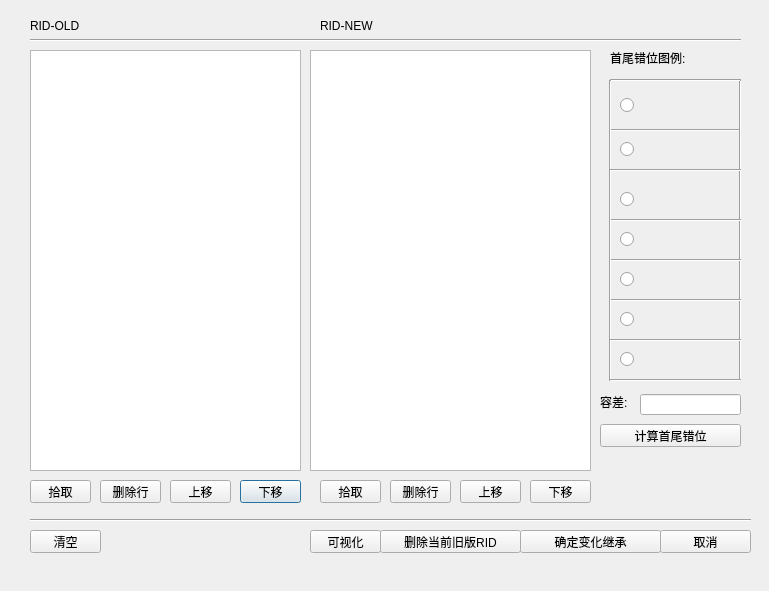
<?xml version="1.0" encoding="UTF-8"?>
<ui version="4.0">
 <class>Dialog</class>
 <widget class="QDialog" name="Dialog">
  <property name="geometry">
   <rect>
    <x>0</x>
    <y>0</y>
    <width>769</width>
    <height>591</height>
   </rect>
  </property>
  <property name="windowTitle">
   <string>Dialog</string>
  </property>
  <widget class="QPushButton" name="down_old">
   <property name="geometry">
    <rect>
     <x>240</x>
     <y>480</y>
     <width>61</width>
     <height>23</height>
    </rect>
   </property>
   <property name="text">
    <string>下移</string>
   </property>
  </widget>
  <widget class="QLabel" name="label_7">
   <property name="geometry">
    <rect>
     <x>640</x>
     <y>270</y>
     <width>71</width>
     <height>31</height>
    </rect>
   </property>
   <property name="text">
    <string/>
   </property>
   <property name="pixmap">
    <pixmap>../images/5.png</pixmap>
   </property>
  </widget>
  <widget class="QRadioButton" name="radioButton_2">
   <property name="geometry">
    <rect>
     <x>620</x>
     <y>140</y>
     <width>115</width>
     <height>19</height>
    </rect>
   </property>
   <property name="text">
    <string/>
   </property>
  </widget>
  <widget class="QLabel" name="label_3">
   <property name="geometry">
    <rect>
     <x>640</x>
     <y>90</y>
     <width>71</width>
     <height>31</height>
    </rect>
   </property>
   <property name="text">
    <string/>
   </property>
   <property name="pixmap">
    <pixmap>../images/1.png</pixmap>
   </property>
  </widget>
  <widget class="QLineEdit" name="tolerance">
   <property name="geometry">
    <rect>
     <x>640</x>
     <y>394</y>
     <width>101</width>
     <height>21</height>
    </rect>
   </property>
  </widget>
  <widget class="Line" name="line_8">
   <property name="geometry">
    <rect>
     <x>610</x>
     <y>120</y>
     <width>131</width>
     <height>20</height>
    </rect>
   </property>
   <property name="orientation">
    <enum>Qt::Horizontal</enum>
   </property>
  </widget>
  <widget class="Line" name="line">
   <property name="geometry">
    <rect>
     <x>730</x>
     <y>80</y>
     <width>20</width>
     <height>301</height>
    </rect>
   </property>
   <property name="orientation">
    <enum>Qt::Vertical</enum>
   </property>
  </widget>
  <widget class="QPushButton" name="up_old">
   <property name="geometry">
    <rect>
     <x>170</x>
     <y>480</y>
     <width>61</width>
     <height>23</height>
    </rect>
   </property>
   <property name="text">
    <string>上移</string>
   </property>
  </widget>
  <widget class="Line" name="line_6">
   <property name="geometry">
    <rect>
     <x>610</x>
     <y>70</y>
     <width>131</width>
     <height>20</height>
    </rect>
   </property>
   <property name="orientation">
    <enum>Qt::Horizontal</enum>
   </property>
  </widget>
  <widget class="Line" name="line_11">
   <property name="geometry">
    <rect>
     <x>610</x>
     <y>250</y>
     <width>131</width>
     <height>20</height>
    </rect>
   </property>
   <property name="orientation">
    <enum>Qt::Horizontal</enum>
   </property>
  </widget>
  <widget class="QPushButton" name="del_new">
   <property name="geometry">
    <rect>
     <x>390</x>
     <y>480</y>
     <width>61</width>
     <height>23</height>
    </rect>
   </property>
   <property name="text">
    <string>删除行</string>
   </property>
  </widget>
  <widget class="Line" name="line_12">
   <property name="geometry">
    <rect>
     <x>610</x>
     <y>290</y>
     <width>131</width>
     <height>20</height>
    </rect>
   </property>
   <property name="orientation">
    <enum>Qt::Horizontal</enum>
   </property>
  </widget>
  <widget class="QLabel" name="label">
   <property name="geometry">
    <rect>
     <x>600</x>
     <y>394</y>
     <width>41</width>
     <height>16</height>
    </rect>
   </property>
   <property name="text">
    <string>容差:</string>
   </property>
  </widget>
  <widget class="QRadioButton" name="radioButton_4">
   <property name="geometry">
    <rect>
     <x>620</x>
     <y>230</y>
     <width>21</width>
     <height>19</height>
    </rect>
   </property>
   <property name="text">
    <string/>
   </property>
  </widget>
  <widget class="QLabel" name="label_9">
   <property name="geometry">
    <rect>
     <x>30</x>
     <y>20</y>
     <width>283</width>
     <height>12</height>
    </rect>
   </property>
   <property name="text">
    <string>RID-OLD</string>
   </property>
  </widget>
  <widget class="QLabel" name="label_6">
   <property name="geometry">
    <rect>
     <x>640</x>
     <y>220</y>
     <width>71</width>
     <height>41</height>
    </rect>
   </property>
   <property name="text">
    <string/>
   </property>
   <property name="pixmap">
    <pixmap>../images/4.png</pixmap>
   </property>
  </widget>
  <widget class="QPushButton" name="pick_new">
   <property name="geometry">
    <rect>
     <x>320</x>
     <y>480</y>
     <width>61</width>
     <height>23</height>
    </rect>
   </property>
   <property name="text">
    <string>拾取</string>
   </property>
  </widget>
  <widget class="QPushButton" name="down_new">
   <property name="geometry">
    <rect>
     <x>530</x>
     <y>480</y>
     <width>61</width>
     <height>23</height>
    </rect>
   </property>
   <property name="text">
    <string>下移</string>
   </property>
  </widget>
  <widget class="QTableWidget" name="rid_tab_new">
   <property name="geometry">
    <rect>
     <x>310</x>
     <y>50</y>
     <width>281</width>
     <height>421</height>
    </rect>
   </property>
   <attribute name="horizontalHeaderStretchLastSection">
    <bool>true</bool>
   </attribute>
  </widget>
  <widget class="QLabel" name="label_10">
   <property name="geometry">
    <rect>
     <x>320</x>
     <y>20</y>
     <width>283</width>
     <height>12</height>
    </rect>
   </property>
   <property name="text">
    <string>RID-NEW</string>
   </property>
  </widget>
  <widget class="QLabel" name="label_11">
   <property name="geometry">
    <rect>
     <x>640</x>
     <y>350</y>
     <width>81</width>
     <height>31</height>
    </rect>
   </property>
   <property name="text">
    <string/>
   </property>
   <property name="pixmap">
    <pixmap>../images/7.png</pixmap>
   </property>
  </widget>
  <widget class="QTableWidget" name="rid_tab_old">
   <property name="geometry">
    <rect>
     <x>30</x>
     <y>50</y>
     <width>271</width>
     <height>421</height>
    </rect>
   </property>
   <attribute name="horizontalHeaderStretchLastSection">
    <bool>true</bool>
   </attribute>
  </widget>
  <widget class="QPushButton" name="cancel_btn">
   <property name="geometry">
    <rect>
     <x>660</x>
     <y>530</y>
     <width>91</width>
     <height>23</height>
    </rect>
   </property>
   <property name="text">
    <string>取消</string>
   </property>
  </widget>
  <widget class="QPushButton" name="visual_btn">
   <property name="geometry">
    <rect>
     <x>310</x>
     <y>530</y>
     <width>71</width>
     <height>23</height>
    </rect>
   </property>
   <property name="text">
    <string>可视化</string>
   </property>
  </widget>
  <widget class="Line" name="line_7">
   <property name="geometry">
    <rect>
     <x>30</x>
     <y>510</y>
     <width>721</width>
     <height>20</height>
    </rect>
   </property>
   <property name="orientation">
    <enum>Qt::Horizontal</enum>
   </property>
  </widget>
  <widget class="QPushButton" name="up_new">
   <property name="geometry">
    <rect>
     <x>460</x>
     <y>480</y>
     <width>61</width>
     <height>23</height>
    </rect>
   </property>
   <property name="text">
    <string>上移</string>
   </property>
  </widget>
  <widget class="QRadioButton" name="radioButton_3">
   <property name="geometry">
    <rect>
     <x>620</x>
     <y>190</y>
     <width>115</width>
     <height>19</height>
    </rect>
   </property>
   <property name="text">
    <string/>
   </property>
  </widget>
  <widget class="QPushButton" name="first_tail_btn">
   <property name="geometry">
    <rect>
     <x>600</x>
     <y>424</y>
     <width>141</width>
     <height>23</height>
    </rect>
   </property>
   <property name="text">
    <string>计算首尾错位</string>
   </property>
  </widget>
  <widget class="QRadioButton" name="radioButton_7">
   <property name="geometry">
    <rect>
     <x>620</x>
     <y>350</y>
     <width>51</width>
     <height>19</height>
    </rect>
   </property>
   <property name="text">
    <string/>
   </property>
  </widget>
  <widget class="Line" name="line_10">
   <property name="geometry">
    <rect>
     <x>610</x>
     <y>210</y>
     <width>131</width>
     <height>20</height>
    </rect>
   </property>
   <property name="orientation">
    <enum>Qt::Horizontal</enum>
   </property>
  </widget>
  <widget class="Line" name="line_2">
   <property name="geometry">
    <rect>
     <x>600</x>
     <y>80</y>
     <width>20</width>
     <height>301</height>
    </rect>
   </property>
   <property name="orientation">
    <enum>Qt::Vertical</enum>
   </property>
  </widget>
  <widget class="QLabel" name="label_8">
   <property name="geometry">
    <rect>
     <x>640</x>
     <y>310</y>
     <width>81</width>
     <height>31</height>
    </rect>
   </property>
   <property name="text">
    <string/>
   </property>
   <property name="pixmap">
    <pixmap>../images/6.png</pixmap>
   </property>
  </widget>
  <widget class="Line" name="line_5">
   <property name="geometry">
    <rect>
     <x>30</x>
     <y>30</y>
     <width>711</width>
     <height>20</height>
    </rect>
   </property>
   <property name="orientation">
    <enum>Qt::Horizontal</enum>
   </property>
  </widget>
  <widget class="QPushButton" name="clear_btn">
   <property name="geometry">
    <rect>
     <x>30</x>
     <y>530</y>
     <width>71</width>
     <height>23</height>
    </rect>
   </property>
   <property name="text">
    <string>清空</string>
   </property>
  </widget>
  <widget class="QPushButton" name="ok_btn">
   <property name="geometry">
    <rect>
     <x>520</x>
     <y>530</y>
     <width>141</width>
     <height>23</height>
    </rect>
   </property>
   <property name="text">
    <string>确定变化继承</string>
   </property>
  </widget>
  <widget class="QLabel" name="label_5">
   <property name="geometry">
    <rect>
     <x>640</x>
     <y>180</y>
     <width>81</width>
     <height>31</height>
    </rect>
   </property>
   <property name="text">
    <string/>
   </property>
   <property name="pixmap">
    <pixmap>../images/3.png</pixmap>
   </property>
  </widget>
  <widget class="QRadioButton" name="radioButton_1">
   <property name="geometry">
    <rect>
     <x>620</x>
     <y>90</y>
     <width>61</width>
     <height>31</height>
    </rect>
   </property>
   <property name="text">
    <string/>
   </property>
  </widget>
  <widget class="Line" name="line_9">
   <property name="geometry">
    <rect>
     <x>610</x>
     <y>160</y>
     <width>131</width>
     <height>20</height>
    </rect>
   </property>
   <property name="orientation">
    <enum>Qt::Horizontal</enum>
   </property>
  </widget>
  <widget class="Line" name="line_13">
   <property name="geometry">
    <rect>
     <x>610</x>
     <y>330</y>
     <width>131</width>
     <height>20</height>
    </rect>
   </property>
   <property name="orientation">
    <enum>Qt::Horizontal</enum>
   </property>
  </widget>
  <widget class="Line" name="line_14">
   <property name="geometry">
    <rect>
     <x>610</x>
     <y>370</y>
     <width>131</width>
     <height>20</height>
    </rect>
   </property>
   <property name="orientation">
    <enum>Qt::Horizontal</enum>
   </property>
  </widget>
  <widget class="QRadioButton" name="radioButton_5">
   <property name="geometry">
    <rect>
     <x>620</x>
     <y>270</y>
     <width>21</width>
     <height>19</height>
    </rect>
   </property>
   <property name="text">
    <string/>
   </property>
  </widget>
  <widget class="QPushButton" name="del_btn">
   <property name="geometry">
    <rect>
     <x>380</x>
     <y>530</y>
     <width>141</width>
     <height>23</height>
    </rect>
   </property>
   <property name="text">
    <string>删除当前旧版RID</string>
   </property>
  </widget>
  <widget class="QPushButton" name="del_old">
   <property name="geometry">
    <rect>
     <x>100</x>
     <y>480</y>
     <width>61</width>
     <height>23</height>
    </rect>
   </property>
   <property name="text">
    <string>删除行</string>
   </property>
  </widget>
  <widget class="QRadioButton" name="radioButton_6">
   <property name="geometry">
    <rect>
     <x>620</x>
     <y>310</y>
     <width>21</width>
     <height>19</height>
    </rect>
   </property>
   <property name="text">
    <string/>
   </property>
  </widget>
  <widget class="QPushButton" name="pick_old">
   <property name="geometry">
    <rect>
     <x>30</x>
     <y>480</y>
     <width>61</width>
     <height>23</height>
    </rect>
   </property>
   <property name="text">
    <string>拾取</string>
   </property>
  </widget>
  <widget class="QLabel" name="label_2">
   <property name="geometry">
    <rect>
     <x>610</x>
     <y>50</y>
     <width>131</width>
     <height>16</height>
    </rect>
   </property>
   <property name="text">
    <string>首尾错位图例:</string>
   </property>
  </widget>
  <widget class="QLabel" name="label_4">
   <property name="geometry">
    <rect>
     <x>640</x>
     <y>140</y>
     <width>71</width>
     <height>31</height>
    </rect>
   </property>
   <property name="text">
    <string/>
   </property>
   <property name="pixmap">
    <pixmap>../images/2.png</pixmap>
   </property>
  </widget>
 </widget>
 <resources/>
 <connections/>
</ui>
